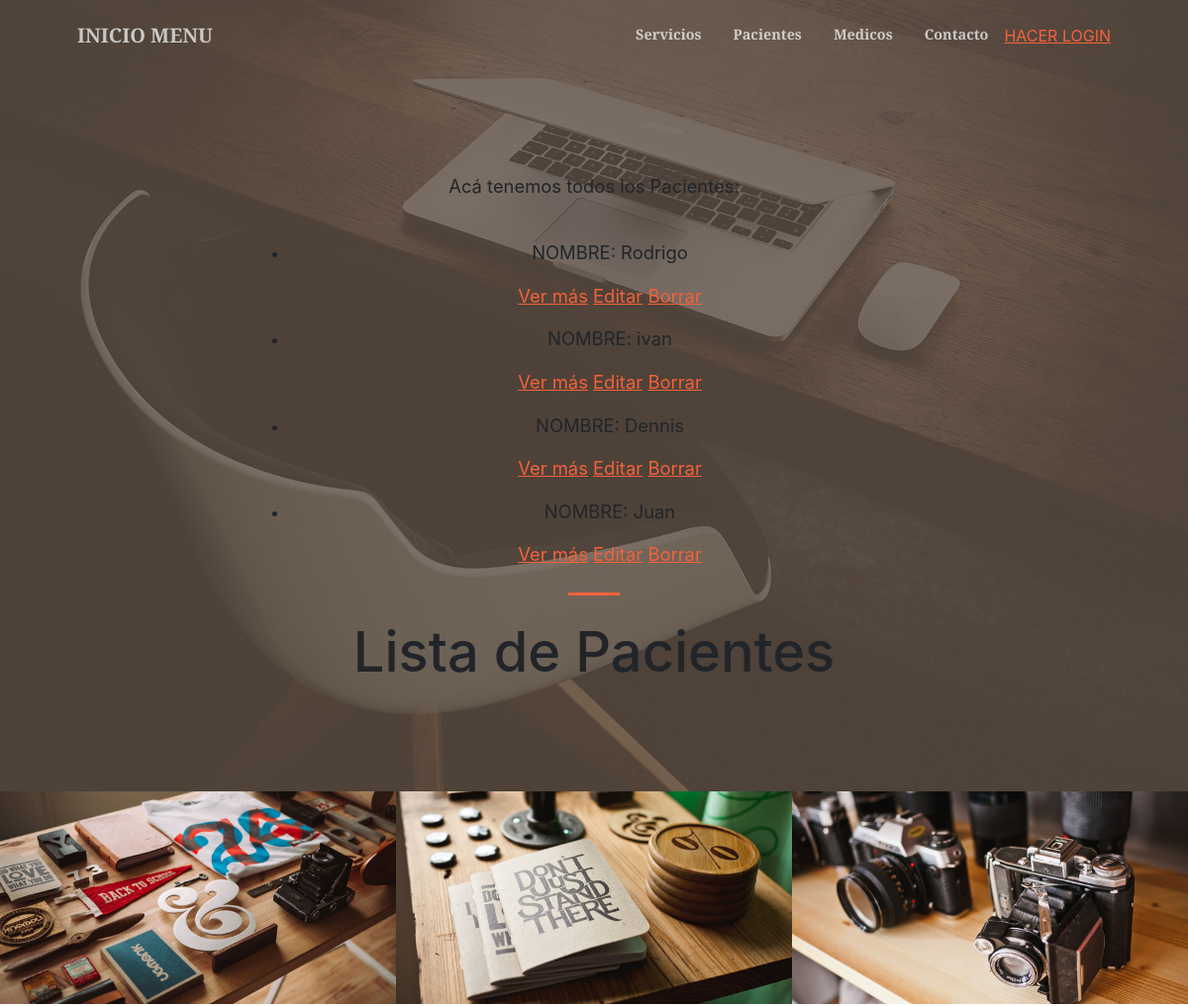
Page /AppMedica/paciente/list (upper part) on the earlier database version.
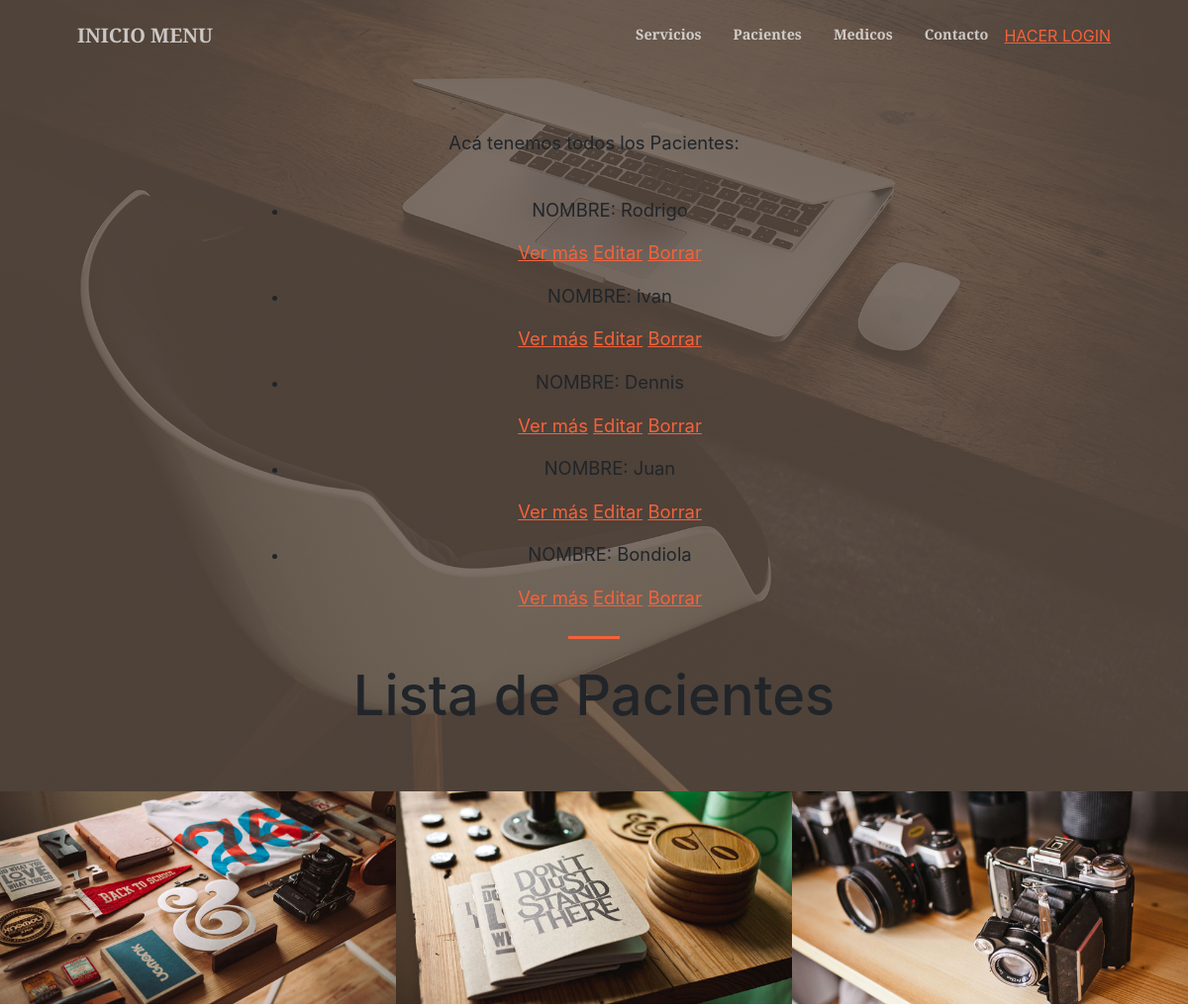
Same page on the later database version.
### AppMedica/models.py (models this page shows, shortened)
class Paciente(models.Model):
    nombre = models.CharField(max_length=40)
    apellido = models.CharField(max_length=40)
    fNac = models.DateField()
    telefono = models.IntegerField()
    email = models.EmailField(null=True)
    servicio = models.CharField(max_length=40, default='')

### AppMedica/views.py (the view)
# urls.py: path('paciente/list', views.PacienteList.as_view(), name='List'),
class PacienteList(ListView):
    model = Paciente
    template_name = "AppMedica/paciente_list.html"

### AppMedica/templates/AppMedica/paciente_list.html
{% extends "AppMedica/padre.html" %}
{% load static %}
        {% block contenido2 %}
            <h1 class="mb-1">Lista de Pacientes</h1>
        {% endblock %}
        {% block contenido %}
          <p>Acá tenemos todos los Pacientes:</p> <br>
          <ul>
            {% for paciente in object_list %}
            <li>
              <p>NOMBRE: {{ paciente.nombre}}</p>
              <p>
              <a href="{% url 'Detail' paciente.id %}">Ver más</a>
              <a href="{% url 'Edit' paciente.id %}">Editar</a>
              <a href="{% url 'Delete' paciente.id %}">Borrar</a>
            </p>
            </li>
            {% endfor %}
          </ul>
        {% endblock %}

### AppMedica/templates/AppMedica/padre.html (shortened to what this page needs)
<!DOCTYPE html>
<html lang="en">
    <head>
        {% load static %}
        <link href="https://cdn.jsdelivr.net/npm/bootstrap-icons@1.5.0/font/bootstrap-icons.css" rel="stylesheet" />
        <link href="https://cdnjs.cloudflare.com/ajax/libs/SimpleLightbox/2.1.0/simpleLightbox.min.css" rel="stylesheet" />
        <link href="{% static 'AppMedica/css/styles.css' %}" rel="stylesheet" />
    </head>
    <body id="page-top">
        <nav class="navbar navbar-expand-lg navbar-light fixed-top py-3" id="mainNav">
            <div class="container px-4 px-lg-5">
                <a class="navbar-brand" href="{% url 'Inicio' %}">INICIO MENU</a>
                <div class="collapse navbar-collapse" id="navbarResponsive">
                    <ul class="navbar-nav ms-auto my-2 my-lg-0">
                        <li class="nav-item"><a class="nav-link" href="{% url 'Servicios' %}">Servicios</a></li>
                        <li class="nav-item"><a class="nav-link" href="{% url 'Pacientes' %}">Pacientes</a></li>
                        <li class="nav-item"><a class="nav-link" href="{% url 'Medicos' %}">Medicos</a></li>
                        <li class="nav-item"><a class="nav-link" href="{% url 'Contacto' %}">Contacto</a></li>
                        {% if not request.user.is_authenticated %}
                            <li class="sidebar-nav-item"><a href="{% url 'Login' %}">HACER LOGIN</a></li>
                        {% endif %}
                    </ul>
                </div>
            </div>
        </nav>
        <header class="masthead">
            <div class="container px-4 px-lg-5 h-100">
                <div class="row gx-4 gx-lg-5 h-100 align-items-center justify-content-center text-center">
                    <div class="col-lg-8 align-self-end">
                        {% block contenido %}{% endblock %}
                        <hr class="divider" />
                    </div>
                    <div class="col-lg-8 align-self-baseline">
                        {% block contenido2 %}{% endblock %}
                    </div>
                </div>
            </div>
        </header>
        {% block contenido3 %}
        <div id="portfolio">
            <div class="container-fluid p-0">
                <div class="row g-0">
                    <div class="col-lg-4 col-sm-6">
                        <a class="portfolio-box" href="{% url 'Servicios' %}"  title="Servicios">
                            <img class="img-fluid" src="{% static 'AppMedica/assets/img/portfolio/thumbnails/1.jpg' %}" alt="..." />
                        </a>
                    </div>
                    <div class="col-lg-4 col-sm-6">
                        <a class="portfolio-box" href="{% url 'Pacientes' %}" title="Pacientes">
                            <img class="img-fluid" src="{% static 'AppMedica/assets/img/portfolio/thumbnails/2.jpg' %}" alt="..." />
                        </a>
                    </div>
                    <div class="col-lg-4 col-sm-6">
                        <a class="portfolio-box" href="{% url 'Medicos' %}" title="Medicos">
                            <img class="img-fluid" src="{% static 'AppMedica/assets/img/portfolio/thumbnails/3.jpg' %}" alt="..." />
                        </a>
                    </div>
                </div>
            </div>
        </div>
        {% endblock %}
    </body>
</html>

Differences in the rows shown:
added Paciente: nombre "Bondiola"
